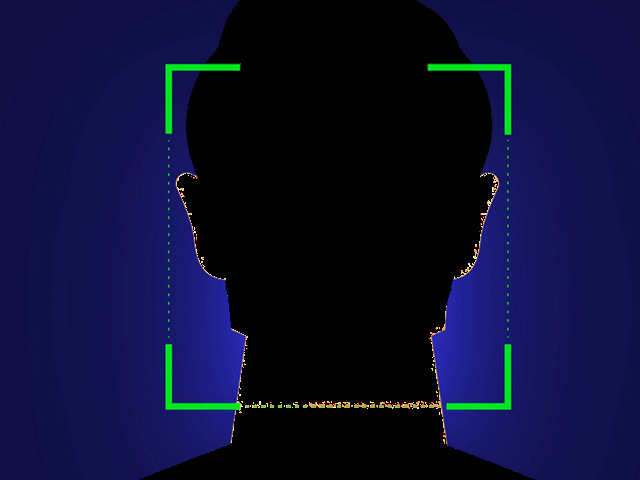
#> input picture face-detection-verify-api/bg.png, 640 x 480 px, given in place of the camera
$ python webcam_face_detection.py
#> lines starting #> are read from the running program, lines starting #| are printed output that depends on the picture
import base64  # นำเข้าโมดูล base64 เพื่อการจัดการข้อมูลภาพ
import threading  # นำเข้าโมดูล threading เพื่อการประมวลผลแบบพร้อมกัน

import cv2  # นำเข้า OpenCV เพื่อการจัดการภาพ
from time import sleep  # นำเข้า sleep เพื่อการหยุดรอ
import os  # นำเข้าโมดูล os เพื่อการทำงานกับระบบไฟล์
import requests  # นำเข้า requests เพื่อการส่งคำขอ HTTP
import numpy as np  # นำเข้า numpy เพื่อการทำงานกับอาร์เรย์

# ตัวแปรที่ใช้ในการตรวจจับใบหน้า
cascPath = "haarcascade_frontalface_default.xml"
faceCascade = cv2.CascadeClassifier(cascPath)

# เปิดกล้อง
video_capture = cv2.VideoCapture(0)
fps = video_capture.get(cv2.CAP_PROP_FPS)  # อ่าน frames per second (fps) จากกล้อง
width = int(video_capture.get(3))  # ความกว้างของภาพ
height = int(video_capture.get(4))  # ความสูงของภาพ
fps = int(video_capture.get(5))  # fps ที่จริง

sq = 330  # ความยาวของสี่เหลี่ยมจัตุรัสที่ใช้ในการตรวจจับใบหน้า
area_x1 = int((width / 2) - (sq / 2)) + 20  # ตำแหน่ง x ด้านซ้ายของสี่เหลี่ยมจัตุรัส
area_y1 = int((height / 2) - (sq / 2))  # ตำแหน่ง y ด้านบนของสี่เหลี่ยมจัตุรัส
area_x2 = area_x1 + sq  # ตำแหน่ง x ด้านขวาของสี่เหลี่ยมจัตุรัส
area_y2 = area_y1 + sq  # ตำแหน่ง y ด้านล่างของสี่เหลี่ยมจัตุรัส
face_hold = 20  # จำนวนเฟรมที่จำเป็นในการตรวจจับใบหน้า
count_hold = 0  # จำนวนเฟรมที่มีใบหน้า

path, filename = os.path.split(__file__)  # แยก path และ filename จากไฟล์ที่กำลังทำงาน
face_name = ''  # ตัวแปรเก็บชื่อใบหน้า

# ฟังก์ชันสำหรับล้างชื่อใบหน้า
def clear_name():
    global face_name
    face_name = ''

while True:
    if not video_capture.isOpened():
        print('Unable to load camera.')  # แสดงข้อความเมื่อไม่สามารถโหลดกล้องได้
        sleep(5)  # หยุดรอ 5 วินาที
        pass

    ret, frame = video_capture.read()  # อ่านภาพจากกล้อง
#> frame is the input picture: shape (480, 640, 3); mean B, G, R 52, 14.9, 12.6
    frame = cv2.flip(frame, 1)  # พลิกภาพ
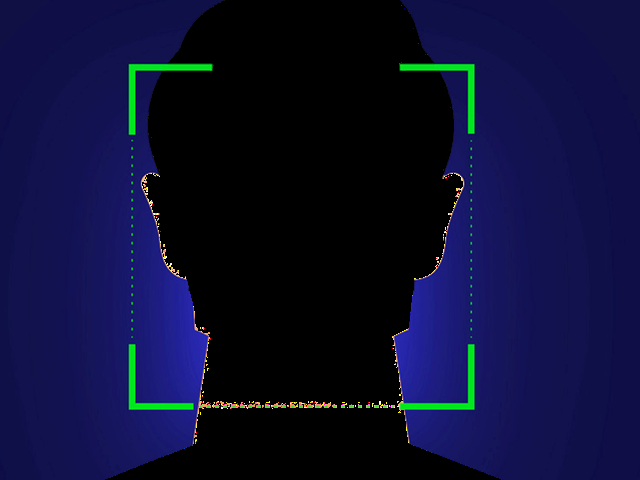
#> frame: shape (480, 640, 3); mean B, G, R 52, 14.9, 12.6

    gray = cv2.cvtColor(frame, cv2.COLOR_BGR2GRAY)  # แปลงภาพเป็นสีเทา
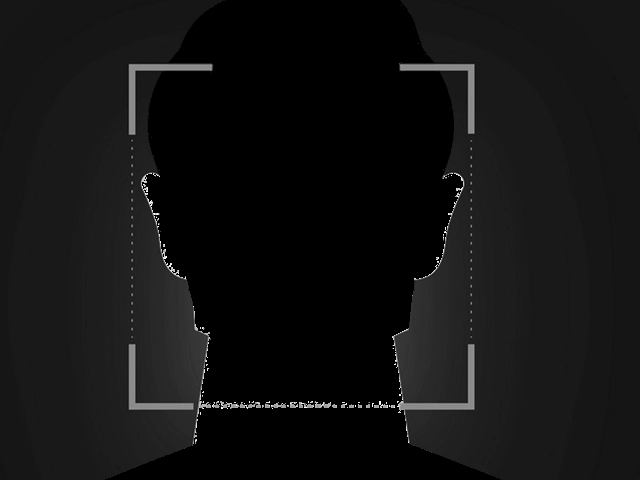
#> gray: shape (480, 640); min 0, max 255, mean 18.4
    faces = faceCascade.detectMultiScale(
        gray,
        scaleFactor=1.1,
        minNeighbors=5,
        minSize=(220, 220)
    )
#> faces = ()

    if len(faces) == 1:  # ถ้ามีใบหน้าตรวจพบ 1 ใบ
        x, y, w, h = faces[0]  # ดึงพิกัดและขนาดของใบหน้า
        if x > area_x1 and y > area_y1 and (x + w) < area_x2 and (y + h) < area_y2:  # ตรวจสอบว่าใบหน้าอยู่ในพื้นที่ที่กำหนด
            cv2.rectangle(frame, (x, y), (x + w, y + h), (0, 255, 0), 2)  # วาดสี่เหลี่ยมบนใบหน้า
            count_hold = count_hold + 1  # เพิ่มจำนวนเฟรมที่มีใบหน้า
            if count_hold >= face_hold:  # ถ้ามีเฟรมมากกว่าหรือเท่ากับค่า face_hold
                face = gray[y:y + h, x:x + w]  # ดึงส่วนใบหน้าออกมา
                face_resize = cv2.resize(face, (200, 200))  # เปลี่ยนขนาดใบหน้าเป็น 200x200 pixels
                retval, buffer_img = cv2.imencode('.jpg', face_resize)  # แปลงภาพเป็นรูปแบบ JPEG
                data = base64.b64encode(buffer_img)  # เข้ารหัสภาพเป็น base64

                url = 'http://localhost:8000/facelogin'  # URL สำหรับส่งข้อมูลภาพ
                param = {"capture_image": str(data.decode('utf-8'))}  # พารามิเตอร์สำหรับการส่งข้อมูล
                x = requests.post(url, json=param)  # ส่งคำขอ POST ไปยัง URL
                face_name = x.text.replace('"', '')  # รับชื่อใบหน้าจากการตอบกลับ

                if face_name != "Internal Server Error":  # ถ้าไม่มีข้อผิดพลาดภายในเซิร์ฟเวอร์
                    print(face_name)  # แสดงชื่อใบหน้า
                elif face_name == "Internal Server Error":  # ถ้ามีข้อผิดพลาดภายในเซิร์ฟเวอร์
                    face_name = "Unknown"  # กำหนดให้เป็น "Unknown"
                    print("Unknown")  # แสดงข้อความ "Unknown"

                threading.Timer(5, clear_name).start()  # สร้างเธรดเพื่อล้างชื่อใบหน้าหลังจาก 5 วินาที
        else:
            count_hold = 0  # รีเซ็ตค่า count_hold เป็น 0
    else:
        count_hold = 0  # รีเซ็ตค่า count_hold เป็น 0

    # แสดงชื่อใบหน้าบนภาพ
    cv2.putText(
        img=frame,
        text=face_name,
        org=(area_x1 + 80, 440),
        fontFace=cv2.FONT_HERSHEY_SIMPLEX,
        fontScale=0.7,
        color=(0, 255, 0),
        thickness=2)

    cv2.imshow('Video', frame)  # แสดงภาพผ่านหน้าต่าง 'Video'

    if count_hold >= face_hold:  # ถ้ามีเฟรมมากกว่าหรือเท่ากับค่า face_hold
        count_hold = 0  # รีเซ็ตค่า count_hold เป็น 0

    if cv2.waitKey(1) & 0xFF == ord('q'):  # หยุดการทำงานเมื่อกด 'q'
#> (key q is pressed here)
        break

# ปิดการใช้งานกล้องและหน้าต่าง
video_capture.release()
cv2.destroyAllWindows()
